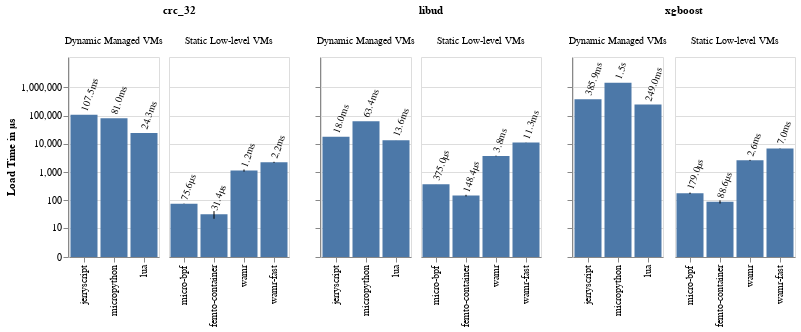
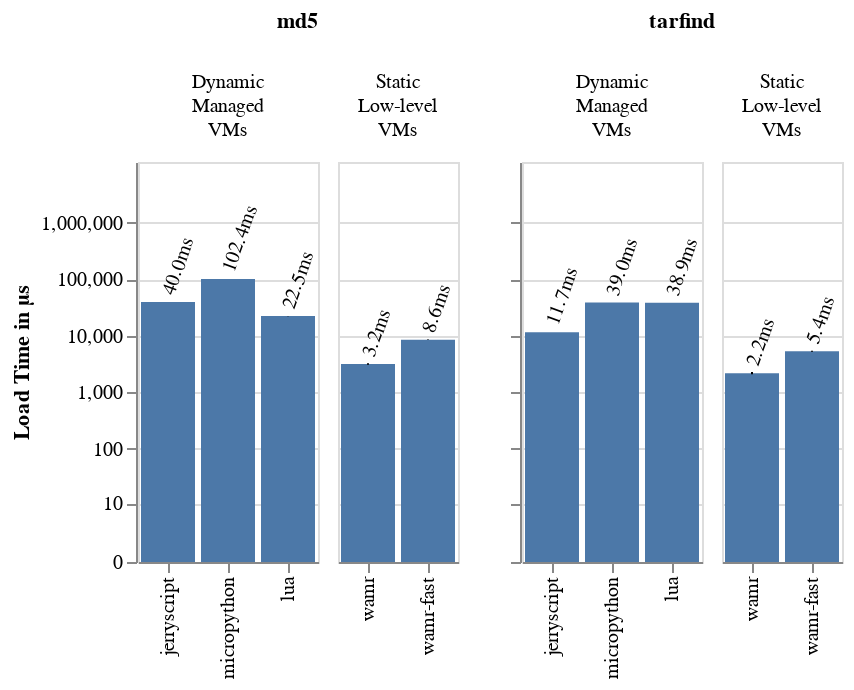

These figures' notebook cell, in order:
### Markdown cell above
## Load time charts

### Code cell
# Y_MAX = 120_000
Y_MAX = 1_500_000 * 8
values = [0] + [10**x for x in range(1,7)]

def load_time_chart(data, y_max=Y_MAX, include_y_axis=True, title="", short_vm_category=False):
    y_axis = alt.Axis(title="Load Time in µs", values=values) if include_y_axis else alt.Axis(labels=False, title="", tickCount=30, values=values)
    base_chart = (
        alt.Chart(data)
        .encode(
            alt.X("environment:N", title="", sort=["jerryscript", "micropython", "lua", "micro-bpf", "femto-container", "wamr"]),
            alt.Y("load_time_us:Q", scale=alt.Scale(domain=[0, y_max], type="symlog"), axis=y_axis),
            alt.YError("load_time_us_std:Q")
        ).properties(width=alt.Step(30), height=200)
        )

    bar_chart = base_chart.mark_bar()

    text_chart = base_chart.encode(
            alt.Text("load_time_formatted"),
    ).mark_text(color="black", fontSize=10, angle=290, yOffset=-4,align="left")

    return (bar_chart + text_chart + bar_chart.mark_errorbar(color="black")) \
            .transform_calculate(vm_category="split(datum.vm_category, ' ')" if short_vm_category else "datum.vm_category") \
            .facet(column=alt.Column("vm_category:N", title=title), title="", spacing=8) \
            .resolve_scale(x="independent")

# heap-less
crc_32 = except_native_boards.filter(pl.col("benchmark").eq("crc_32"))
libud = except_native_boards.filter(pl.col("benchmark").eq("libud"))
xgboost = except_native_boards.filter(pl.col("benchmark").eq("xgboost"))
alt.hconcat(
    load_time_chart(crc_32, title="crc_32"),
    load_time_chart(libud, title="libud", include_y_axis=False),
    load_time_chart(xgboost,title="xgboost", include_y_axis=False),
    spacing=24
).display(scaleFactor=2)
    
# heap
md5 = except_native_boards.filter(pl.col("benchmark").eq("md5"))
tarfind = except_native_boards.filter(pl.col("benchmark").eq("tarfind"))

alt.hconcat(
    load_time_chart(md5, title="md5", short_vm_category=True),
    load_time_chart(tarfind, title="tarfind", include_y_axis=False, short_vm_category=True),
    spacing=24
).display(scaleFactor=2)

### Figure 1 — Vega-Lite specification as saved in the notebook (floating-point values rounded to 4 significant figures)
{"config": {"view": {"continuousWidth": 300, "continuousHeight": 300}}, "hconcat": [{"data": {"name": "data-f551afb705d008d97e3c85e65b0aa85d"}, "facet": {"column": {"field": "vm_category", "title": "crc_32", "type": "nominal"}}, "spec": {"layer": [{"mark": {"type": "bar"}, "encoding": {"x": {"field": "environment", "sort": ["jerryscript", "micropython", "lua", "micro-bpf", "femto-container", "wamr"], "title": "", "type": "nominal"}, "y": {"axis": {"title": "Load Time in µs", "values": [0, 10, 100, 1000, 10000, 100000, 1000000]}, "field": "load_time_us", "scale": {"domain": [0, 12000000], "type": "symlog"}, "type": "quantitative"}, "yError": {"field": "load_time_us_std"}}}, {"mark": {"type": "text", "align": "left", "angle": 290, "color": "black", "fontSize": 10, "yOffset": -4}, "encoding": {"text": {"field": "load_time_formatted", "type": "nominal"}, "x": {"field": "environment", "sort": ["jerryscript", "micropython", "lua", "micro-bpf", "femto-container", "wamr"], "title": "", "type": "nominal"}, "y": {"axis": {"title": "Load Time in µs", "values": [0, 10, 100, 1000, 10000, 100000, 1000000]}, "field": "load_time_us", "scale": {"domain": [0, 12000000], "type": "symlog"}, "type": "quantitative"}, "yError": {"field": "load_time_us_std"}}}, {"mark": {"type": "errorbar", "color": "black"}, "encoding": {"x": {"field": "environment", "sort": ["jerryscript", "micropython", "lua", "micro-bpf", "femto-container", "wamr"], "title": "", "type": "nominal"}, "y": {"axis": {"title": "Load Time in µs", "values": [0, 10, 100, 1000, 10000, 100000, 1000000]}, "field": "load_time_us", "scale": {"domain": [0, 12000000], "type": "symlog"}, "type": "quantitative"}, "yError": {"field": "load_time_us_std"}}}], "height": 200, "transform": [{"calculate": "datum.vm_category", "as": "vm_category"}], "width": {"step": 30}}, "resolve": {"scale": {"x": "independent"}}, "spacing": 8, "title": ""}, {"data": {"name": "data-1b36192196b29e5c4d54781832bcd7e9"}, "facet": {"column": {"field": "vm_category", "title": "libud", "type": "nominal"}}, "spec": {"layer": [{"mark": {"type": "bar"}, "encoding": {"x": {"field": "environment", "sort": ["jerryscript", "micropython", "lua", "micro-bpf", "femto-container", "wamr"], "title": "", "type": "nominal"}, "y": {"axis": {"labels": false, "tickCount": 30, "title": "", "values": [0, 10, 100, 1000, 10000, 100000, 1000000]}, "field": "load_time_us", "scale": {"domain": [0, 12000000], "type": "symlog"}, "type": "quantitative"}, "yError": {"field": "load_time_us_std"}}}, {"mark": {"type": "text", "align": "left", "angle": 290, "color": "black", "fontSize": 10, "yOffset": -4}, "encoding": {"text": {"field": "load_time_formatted", "type": "nominal"}, "x": {"field": "environment", "sort": ["jerryscript", "micropython", "lua", "micro-bpf", "femto-container", "wamr"], "title": "", "type": "nominal"}, "y": {"axis": {"labels": false, "tickCount": 30, "title": "", "values": [0, 10, 100, 1000, 10000, 100000, 1000000]}, "field": "load_time_us", "scale": {"domain": [0, 12000000], "type": "symlog"}, "type": "quantitative"}, "yError": {"field": "load_time_us_std"}}}, {"mark": {"type": "errorbar", "color": "black"}, "encoding": {"x": {"field": "environment", "sort": ["jerryscript", "micropython", "lua", "micro-bpf", "femto-container", "wamr"], "title": "", "type": "nominal"}, "y": {"axis": {"labels": false, "tickCount": 30, "title": "", "values": [0, 10, 100, 1000, 10000, 100000, 1000000]}, "field": "load_time_us", "scale": {"domain": [0, 12000000], "type": "symlog"}, "type": "quantitative"}, "yError": {"field": "load_time_us_std"}}}], "height": 200, "transform": [{"calculate": "datum.vm_category", "as": "vm_category"}], "width": {"step": 30}}, "resolve": {"scale": {"x": "independent"}}, "spacing": 8, "title": ""}, {"data": {"name": "data-86fc9e84a43d6b0976b280c8105411a9"}, "facet": {"column": {"field": "vm_category", "title": "xgboost", "type": "nominal"}}, "spec": {"layer": [{"mark": {"type": "bar"}, "encoding": {"x": {"field": "environment", "sort": ["jerryscript", "micropython", "lua", "micro-bpf", "femto-container", "wamr"], "title": "", "type": "nominal"}, "y": {"axis": {"labels": false, "tickCount": 30, "title": "", "values": [0, 10, 100, 1000, 10000, 100000, 1000000]}, "field": "load_time_us", "scale": {"domain": [0, 12000000], "type": "symlog"}, "type": "quantitative"}, "yError": {"field": "load_time_us_std"}}}, {"mark": {"type": "text", "align": "left", "angle": 290, "color": "black", "fontSize": 10, "yOffset": -4}, "encoding": {"text": {"field": "load_time_formatted", "type": "nominal"}, "x": {"field": "environment", "sort": ["jerryscript", "micropython", "lua", "micro-bpf", "femto-container", "wamr"], "title": "", "type": "nominal"}, "y": {"axis": {"labels": false, "tickCount": 30, "title": "", "values": [0, 10, 100, 1000, 10000, 100000, 1000000]}, "field": "load_time_us", "scale": {"domain": [0, 12000000], "type": "symlog"}, "type": "quantitative"}, "yError": {"field": "load_time_us_std"}}}, {"mark": {"type": "errorbar", "color": "black"}, "encoding": {"x": {"field": "environment", "sort": ["jerryscript", "micropython", "lua", "micro-bpf", "femto-container", "wamr"], "title": "", "type": "nominal"}, "y": {"axis": {"labels": false, "tickCount": 30, "title": "", "values": [0, 10, 100, 1000, 10000, 100000, 1000000]}, "field": "load_time_us", "scale": {"domain": [0, 12000000], "type": "symlog"}, "type": "quantitative"}, "yError": {"field": "load_time_us_std"}}}], "height": 200, "transform": [{"calculate": "datum.vm_category", "as": "vm_category"}], "width": {"step": 30}}, "resolve": {"scale": {"x": "independent"}}, "spacing": 8, "title": ""}], "spacing": 24, "$schema": "https://vega.github.io/schema/vega-lite/v5.20.1.json", "datasets": {"data-f551afb705d008d97e3c85e65b0aa85d": [{"environment": "jerryscript", "benchmark": "crc_32", "execution_time_us": 5955000.0, "execution_time_us_std": 0.0, "load_time_us": 107500.0, "load_time_us_std": 0.4472, "vm_category": "Dynamic Managed VMs", "execution_time_formatted": "6.0s", "execution_time_std_formatted": "0.0µs", "load_time_formatted": "107.5ms", "native_execution_time_us": 7449.0, "times_native": 799.0}, {"environment": "micro-bpf", "benchmark": "crc_32", "execution_time_us": 453600.0, "execution_time_us_std": 9.859, "load_time_us": 75.6, "load_time_us_std": 1.14, "vm_category": "Static Low-level VMs", "execution_time_formatted": "453.6ms", "execution_time_std_formatted": "9.9µs", "load_time_formatted": "75.6µs", "native_execution_time_us": 7449.0, "times_native": 61.0}, {"environment": "wamr-fast", "benchmark": "crc_32", "execution_time_us": 130800.0, "execution_time_us_std": 1.342, "load_time_us": 2241.0, "load_time_us_std": 103.7, "vm_category": "Static Low-level VMs", "execution_time_formatted": "130.8ms", "execution_time_std_formatted": "1.3µs", "load_time_formatted": "2.2ms", "native_execution_time_us": 7449.0, "times_native": 18.0}, {"environment": "wamr", "benchmark": "crc_32", "execution_time_us": 427800.0, "execution_time_us_std": 2.236, "load_time_us": 1152.0, "load_time_us_std": 99.37, "vm_category": "Static Low-level VMs", "execution_time_formatted": "427.8ms", "execution_time_std_formatted": "2.2µs", "load_time_formatted": "1.2ms", "native_execution_time_us": 7449.0, "times_native": 57.0}, {"environment": "micropython", "benchmark": "crc_32", "execution_time_us": 3159000.0, "execution_time_us_std": 10.29, "load_time_us": 80990.0, "load_time_us_std": 12.28, "vm_category": "Dynamic Managed VMs", "execution_time_formatted": "3.2s", "execution_time_std_formatted": "10.3µs", "load_time_formatted": "81.0ms", "native_execution_time_us": 7449.0, "times_native": 424.0}, {"environment": "lua", "benchmark": "crc_32", "execution_time_us": 495400.0, "execution_time_us_std": 0.5477, "load_time_us": 24270.0, "load_time_us_std": 8.385, "vm_category": "Dynamic Managed VMs", "execution_time_formatted": "495.4ms", "execution_time_std_formatted": "0.5µs", "load_time_formatted": "24.3ms", "native_execution_time_us": 7449.0, "times_native": 66.0}, {"environment": "femto-container", "benchmark": "crc_32", "execution_time_us": 210800.0, "execution_time_us_std": 0.5477, "load_time_us": 31.4, "load_time_us_std": 9.864, "vm_category": "Static Low-level VMs", "execution_time_formatted": "210.8ms", "execution_time_std_formatted": "0.5µs", "load_time_formatted": "31.4µs", "native_execution_time_us": 7449.0, "times_native": 28.0}], "data-1b36192196b29e5c4d54781832bcd7e9": [{"environment": "femto-container", "benchmark": "libud", "execution_time_us": 549000.0, "execution_time_us_std": 0.0, "load_time_us": 148.4, "load_time_us_std": 9.839, "vm_category": "Static Low-level VMs", "execution_time_formatted": "549.0ms", "execution_time_std_formatted": "0.0µs", "load_time_formatted": "148.4µs", "native_execution_time_us": 11380.0, "times_native": 48.0}, {"environment": "lua", "benchmark": "libud", "execution_time_us": 653600.0, "execution_time_us_std": 0.0, "load_time_us": 13560.0, "load_time_us_std": 36.26, "vm_category": "Dynamic Managed VMs", "execution_time_formatted": "653.6ms", "execution_time_std_formatted": "0.0µs", "load_time_formatted": "13.6ms", "native_execution_time_us": 11380.0, "times_native": 57.0}, {"environment": "jerryscript", "benchmark": "libud", "execution_time_us": 5058000.0, "execution_time_us_std": 0.5477, "load_time_us": 17950.0, "load_time_us_std": 0.0, "vm_category": "Dynamic Managed VMs", "execution_time_formatted": "5.1s", "execution_time_std_formatted": "0.5µs", "load_time_formatted": "18.0ms", "native_execution_time_us": 11380.0, "times_native": 444.0}, {"environment": "wamr-fast", "benchmark": "libud", "execution_time_us": 383700.0, "execution_time_us_std": 0.8944, "load_time_us": 11290.0, "load_time_us_std": 104.6, "vm_category": "Static Low-level VMs", "execution_time_formatted": "383.7ms", "execution_time_std_formatted": "0.9µs", "load_time_formatted": "11.3ms", "native_execution_time_us": 11380.0, "times_native": 34.0}, {"environment": "micropython", "benchmark": "libud", "execution_time_us": 1994000.0, "execution_time_us_std": 0.7071, "load_time_us": 63360.0, "load_time_us_std": 9.737, "vm_category": "Dynamic Managed VMs", "execution_time_formatted": "2.0s", "execution_time_std_formatted": "0.7µs", "load_time_formatted": "63.4ms", "native_execution_time_us": 11380.0, "times_native": 175.0}, {"environment": "micro-bpf", "benchmark": "libud", "execution_time_us": 1102000.0, "execution_time_us_std": 10.11, "load_time_us": 375.0, "load_time_us_std": 0.7071, "vm_category": "Static Low-level VMs", "execution_time_formatted": "1.1s", "execution_time_std_formatted": "10.1µs", "load_time_formatted": "375.0µs", "native_execution_time_us": 11380.0, "times_native": 97.0}, {"environment": "wamr", "benchmark": "libud", "execution_time_us": 901700.0, "execution_time_us_std": 2.074, "load_time_us": 3773.0, "load_time_us_std": 105.0, "vm_category": "Static Low-level VMs", "execution_time_formatted": "901.7ms", "execution_time_std_formatted": "2.1µs", "load_time_formatted": "3.8ms", "native_execution_time_us": 11380.0, "times_native": 79.0}], "data-86fc9e84a43d6b0976b280c8105411a9": [{"environment": "wamr-fast", "benchmark": "xgboost", "execution_time_us": 931200.0, "execution_time_us_std": 1.225, "load_time_us": 6982.0, "load_time_us_std": 107.5, "vm_category": "Static Low-level VMs", "execution_time_formatted": "931.2ms", "execution_time_std_formatted": "1.2µs", "load_time_formatted": "7.0ms", "native_execution_time_us": 47580.0, "times_native": 20.0}, {"environment": "femto-container", "benchmark": "xgboost", "execution_time_us": 1227000.0, "execution_time_us_std": 0.0, "load_time_us": 88.6, "load_time_us_std": 11.5, "vm_category": "Static Low-level VMs", "execution_time_formatted": "1.2s", "execution_time_std_formatted": "0.0µs", "load_time_formatted": "88.6µs", "native_execution_time_us": 47580.0, "times_native": 26.0}, {"environment": "jerryscript", "benchmark": "xgboost", "execution_time_us": 5601000.0, "execution_time_us_std": 0.5477, "load_time_us": 385900.0, "load_time_us_std": 0.0, "vm_category": "Dynamic Managed VMs", "execution_time_formatted": "5.6s", "execution_time_std_formatted": "0.5µs", "load_time_formatted": "385.9ms", "native_execution_time_us": 47580.0, "times_native": 118.0}, {"environment": "lua", "benchmark": "xgboost", "execution_time_us": 1231000.0, "execution_time_us_std": 0.0, "load_time_us": 249000.0, "load_time_us_std": 228.1, "vm_category": "Dynamic Managed VMs", "execution_time_formatted": "1.2s", "execution_time_std_formatted": "0.0µs", "load_time_formatted": "249.0ms", "native_execution_time_us": 47580.0, "times_native": 26.0}, {"environment": "micropython", "benchmark": "xgboost", "execution_time_us": 3786000.0, "execution_time_us_std": 0.5477, "load_time_us": 1479000.0, "load_time_us_std": 9.138, "vm_category": "Dynamic Managed VMs", "execution_time_formatted": "3.8s", "execution_time_std_formatted": "0.5µs", "load_time_formatted": "1.5s", "native_execution_time_us": 47580.0, "times_native": 80.0}, {"environment": "wamr", "benchmark": "xgboost", "execution_time_us": 2161000.0, "execution_time_us_std": 2.236, "load_time_us": 2637.0, "load_time_us_std": 99.96, "vm_category": "Static Low-level VMs", "execution_time_formatted": "2.2s", "execution_time_std_formatted": "2.2µs", "load_time_formatted": "2.6ms", "native_execution_time_us": 47580.0, "times_native": 45.0}, {"environment": "micro-bpf", "benchmark": "xgboost", "execution_time_us": 3083000.0, "execution_time_us_std": 9.68, "load_time_us": 179.0, "load_time_us_std": 10.98, "vm_category": "Static Low-level VMs", "execution_time_formatted": "3.1s", "execution_time_std_formatted": "9.7µs", "load_time_formatted": "179.0µs", "native_execution_time_us": 47580.0, "times_native": 65.0}]}}

### Figure 2 — Vega-Lite specification as saved in the notebook (floating-point values rounded to 4 significant figures)
{"config": {"view": {"continuousWidth": 300, "continuousHeight": 300}}, "hconcat": [{"data": {"name": "data-06fe38a6eac1e295ca00e637b79d5593"}, "facet": {"column": {"field": "vm_category", "title": "md5", "type": "nominal"}}, "spec": {"layer": [{"mark": {"type": "bar"}, "encoding": {"x": {"field": "environment", "sort": ["jerryscript", "micropython", "lua", "micro-bpf", "femto-container", "wamr"], "title": "", "type": "nominal"}, "y": {"axis": {"title": "Load Time in µs", "values": [0, 10, 100, 1000, 10000, 100000, 1000000]}, "field": "load_time_us", "scale": {"domain": [0, 12000000], "type": "symlog"}, "type": "quantitative"}, "yError": {"field": "load_time_us_std"}}}, {"mark": {"type": "text", "align": "left", "angle": 290, "color": "black", "fontSize": 10, "yOffset": -4}, "encoding": {"text": {"field": "load_time_formatted", "type": "nominal"}, "x": {"field": "environment", "sort": ["jerryscript", "micropython", "lua", "micro-bpf", "femto-container", "wamr"], "title": "", "type": "nominal"}, "y": {"axis": {"title": "Load Time in µs", "values": [0, 10, 100, 1000, 10000, 100000, 1000000]}, "field": "load_time_us", "scale": {"domain": [0, 12000000], "type": "symlog"}, "type": "quantitative"}, "yError": {"field": "load_time_us_std"}}}, {"mark": {"type": "errorbar", "color": "black"}, "encoding": {"x": {"field": "environment", "sort": ["jerryscript", "micropython", "lua", "micro-bpf", "femto-container", "wamr"], "title": "", "type": "nominal"}, "y": {"axis": {"title": "Load Time in µs", "values": [0, 10, 100, 1000, 10000, 100000, 1000000]}, "field": "load_time_us", "scale": {"domain": [0, 12000000], "type": "symlog"}, "type": "quantitative"}, "yError": {"field": "load_time_us_std"}}}], "height": 200, "transform": [{"calculate": "split(datum.vm_category, ' ')", "as": "vm_category"}], "width": {"step": 30}}, "resolve": {"scale": {"x": "independent"}}, "spacing": 8, "title": ""}, {"data": {"name": "data-ccf872a3c9fba9edaaaf693fe08d3945"}, "facet": {"column": {"field": "vm_category", "title": "tarfind", "type": "nominal"}}, "spec": {"layer": [{"mark": {"type": "bar"}, "encoding": {"x": {"field": "environment", "sort": ["jerryscript", "micropython", "lua", "micro-bpf", "femto-container", "wamr"], "title": "", "type": "nominal"}, "y": {"axis": {"labels": false, "tickCount": 30, "title": "", "values": [0, 10, 100, 1000, 10000, 100000, 1000000]}, "field": "load_time_us", "scale": {"domain": [0, 12000000], "type": "symlog"}, "type": "quantitative"}, "yError": {"field": "load_time_us_std"}}}, {"mark": {"type": "text", "align": "left", "angle": 290, "color": "black", "fontSize": 10, "yOffset": -4}, "encoding": {"text": {"field": "load_time_formatted", "type": "nominal"}, "x": {"field": "environment", "sort": ["jerryscript", "micropython", "lua", "micro-bpf", "femto-container", "wamr"], "title": "", "type": "nominal"}, "y": {"axis": {"labels": false, "tickCount": 30, "title": "", "values": [0, 10, 100, 1000, 10000, 100000, 1000000]}, "field": "load_time_us", "scale": {"domain": [0, 12000000], "type": "symlog"}, "type": "quantitative"}, "yError": {"field": "load_time_us_std"}}}, {"mark": {"type": "errorbar", "color": "black"}, "encoding": {"x": {"field": "environment", "sort": ["jerryscript", "micropython", "lua", "micro-bpf", "femto-container", "wamr"], "title": "", "type": "nominal"}, "y": {"axis": {"labels": false, "tickCount": 30, "title": "", "values": [0, 10, 100, 1000, 10000, 100000, 1000000]}, "field": "load_time_us", "scale": {"domain": [0, 12000000], "type": "symlog"}, "type": "quantitative"}, "yError": {"field": "load_time_us_std"}}}], "height": 200, "transform": [{"calculate": "split(datum.vm_category, ' ')", "as": "vm_category"}], "width": {"step": 30}}, "resolve": {"scale": {"x": "independent"}}, "spacing": 8, "title": ""}], "spacing": 24, "$schema": "https://vega.github.io/schema/vega-lite/v5.20.1.json", "datasets": {"data-06fe38a6eac1e295ca00e637b79d5593": [{"environment": "jerryscript", "benchmark": "md5", "execution_time_us": 5190000.0, "execution_time_us_std": 0.4472, "load_time_us": 39970.0, "load_time_us_std": 0.4472, "vm_category": "Dynamic Managed VMs", "execution_time_formatted": "5.2s", "execution_time_std_formatted": "0.4µs", "load_time_formatted": "40.0ms", "native_execution_time_us": 8683.0, "times_native": 598.0}, {"environment": "lua", "benchmark": "md5", "execution_time_us": 785400.0, "execution_time_us_std": 0.4472, "load_time_us": 22500.0, "load_time_us_std": 48.67, "vm_category": "Dynamic Managed VMs", "execution_time_formatted": "785.4ms", "execution_time_std_formatted": "0.4µs", "load_time_formatted": "22.5ms", "native_execution_time_us": 8683.0, "times_native": 90.0}, {"environment": "wamr-fast", "benchmark": "md5", "execution_time_us": 270400.0, "execution_time_us_std": 1.342, "load_time_us": 8586.0, "load_time_us_std": 105.7, "vm_category": "Static Low-level VMs", "execution_time_formatted": "270.4ms", "execution_time_std_formatted": "1.3µs", "load_time_formatted": "8.6ms", "native_execution_time_us": 8683.0, "times_native": 31.0}, {"environment": "wamr", "benchmark": "md5", "execution_time_us": 692000.0, "execution_time_us_std": 2.683, "load_time_us": 3183.0, "load_time_us_std": 102.2, "vm_category": "Static Low-level VMs", "execution_time_formatted": "692.0ms", "execution_time_std_formatted": "2.7µs", "load_time_formatted": "3.2ms", "native_execution_time_us": 8683.0, "times_native": 80.0}, {"environment": "micropython", "benchmark": "md5", "execution_time_us": 2974000.0, "execution_time_us_std": 19.68, "load_time_us": 102400.0, "load_time_us_std": 9.839, "vm_category": "Dynamic Managed VMs", "execution_time_formatted": "3.0s", "execution_time_std_formatted": "19.7µs", "load_time_formatted": "102.4ms", "native_execution_time_us": 8683.0, "times_native": 343.0}], "data-ccf872a3c9fba9edaaaf693fe08d3945": [{"environment": "jerryscript", "benchmark": "tarfind", "execution_time_us": 710900.0, "execution_time_us_std": 465.4, "load_time_us": 11670.0, "load_time_us_std": 0.5477, "vm_category": "Dynamic Managed VMs", "execution_time_formatted": "710.9ms", "execution_time_std_formatted": "465.4µs", "load_time_formatted": "11.7ms", "native_execution_time_us": 4601.0, "times_native": 155.0}, {"environment": "lua", "benchmark": "tarfind", "execution_time_us": 5953000.0, "execution_time_us_std": 2420.0, "load_time_us": 38880.0, "load_time_us_std": 20.4, "vm_category": "Dynamic Managed VMs", "execution_time_formatted": "6.0s", "execution_time_std_formatted": "2.4ms", "load_time_formatted": "38.9ms", "native_execution_time_us": 4601.0, "times_native": 1294.0}, {"environment": "wamr", "benchmark": "tarfind", "execution_time_us": 118300.0, "execution_time_us_std": 53.31, "load_time_us": 2193.0, "load_time_us_std": 101.5, "vm_category": "Static Low-level VMs", "execution_time_formatted": "118.3ms", "execution_time_std_formatted": "53.3µs", "load_time_formatted": "2.2ms", "native_execution_time_us": 4601.0, "times_native": 26.0}, {"environment": "wamr-fast", "benchmark": "tarfind", "execution_time_us": 73840.0, "execution_time_us_std": 123.5, "load_time_us": 5355.0, "load_time_us_std": 106.5, "vm_category": "Static Low-level VMs", "execution_time_formatted": "73.8ms", "execution_time_std_formatted": "123.5µs", "load_time_formatted": "5.4ms", "native_execution_time_us": 4601.0, "times_native": 16.0}, {"environment": "micropython", "benchmark": "tarfind", "execution_time_us": 606600.0, "execution_time_us_std": 0.5477, "load_time_us": 38990.0, "load_time_us_std": 9.654, "vm_category": "Dynamic Managed VMs", "execution_time_formatted": "606.6ms", "execution_time_std_formatted": "0.5µs", "load_time_formatted": "39.0ms", "native_execution_time_us": 4601.0, "times_native": 132.0}]}}
